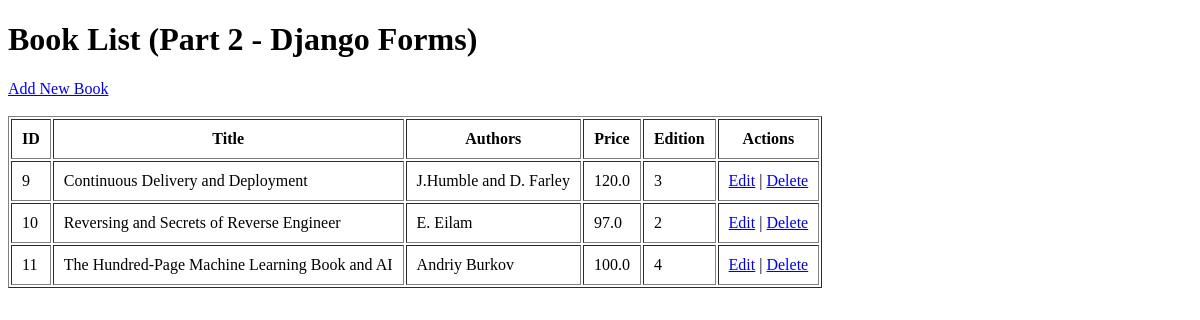
The page /books/lab9_part2/listbooks on the database as committed earlier.
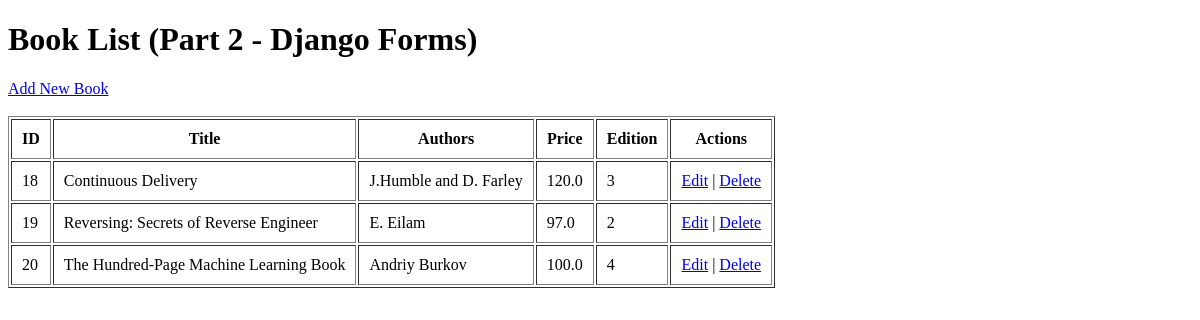
The same page on the database as committed later.
### apps/bookmodule/models.py (models this page shows, shortened)
class Book(models.Model):
    title = models.CharField(max_length=50)
    author = models.CharField(max_length=50, null=True, blank=True)
    price = models.FloatField(default=0.0)
    edition = models.SmallIntegerField(default=1)

### apps/bookmodule/views.py (the view)
# urls.py: path('lab9_part2/listbooks', views.lab10_part2_listbooks, name='lab10_part2_listbooks'),
def lab10_part2_listbooks(request):
    books = Book.objects.all()
    return render(request, 'bookmodule/lab10_part2/listbooks.html', {'books': books})

### apps/templates/bookmodule/lab10_part2/listbooks.html (shortened to what this page needs)
<!DOCTYPE html>
<html lang="ar">
<head>
</head>
<body>
    <h1>Book List (Part 2 - Django Forms)</h1>
    <a href="{% url 'books:lab10_part2_addbook' %}">Add New Book</a>
    <br><br>
    <table border="1" cellpadding="10">
        <tr>
            <th>ID</th>
            <th>Title</th>
            <th>Authors</th>
            <th>Price</th>
            <th>Edition</th>
            <th>Actions</th>
        </tr>
        {% for book in books %}
        <tr>
            <td>{{ book.id }}</td>
            <td>{{ book.title }}</td>
            <td>{{ book.author }}</td>
            <td>{{ book.price }}</td>
            <td>{{ book.edition }}</td>
            <td>
                <a href="{% url 'books:lab10_part2_editbook' book.id %}">Edit</a> |
                <a href="{% url 'books:lab10_part2_deletebook' book.id %}">Delete</a>
            </td>
        </tr>
        {% empty %}
        <tr>
            <td colspan="6">No books available.</td>
        </tr>
        {% endfor %}
    </table>
</body>
</html>

Rows that differ between the two databases and show on the page:
removed Book: id "9", title "Continuous Delivery and Deployment", author "J.Humble and D. Farley", price "120.0", edition "3"
removed Book: id "10", title "Reversing and Secrets of Reverse Engineer", author "E. Eilam", price "97.0", edition "2"
removed Book: id "11", title "The Hundred-Page Machine Learning Book and AI", author "Andriy Burkov", price "100.0", edition "4"
added Book: id "18", title "Continuous Delivery", author "J.Humble and D. Farley", price "120.0", edition "3"
added Book: id "19", title "Reversing: Secrets of Reverse Engineer", author "E. Eilam", price "97.0", edition "2"
added Book: id "20", title "The Hundred-Page Machine Learning Book", author "Andriy Burkov", price "100.0", edition "4"
